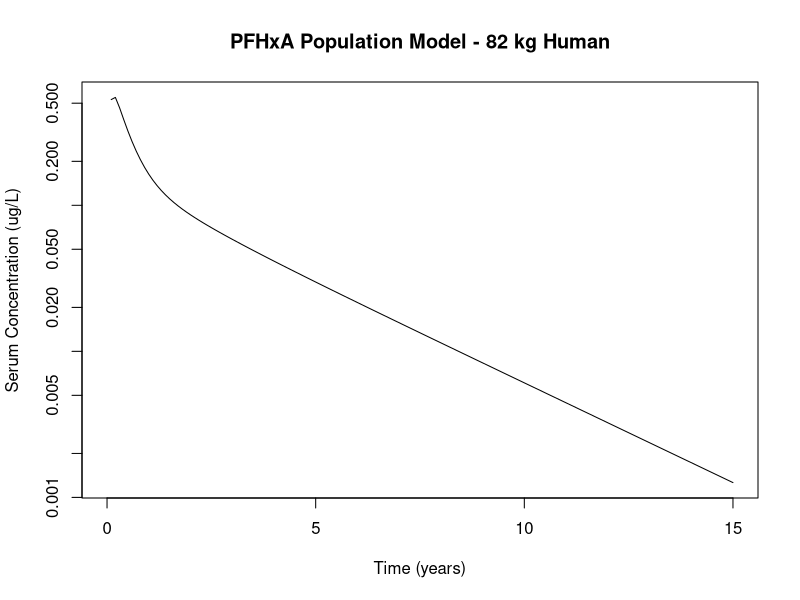
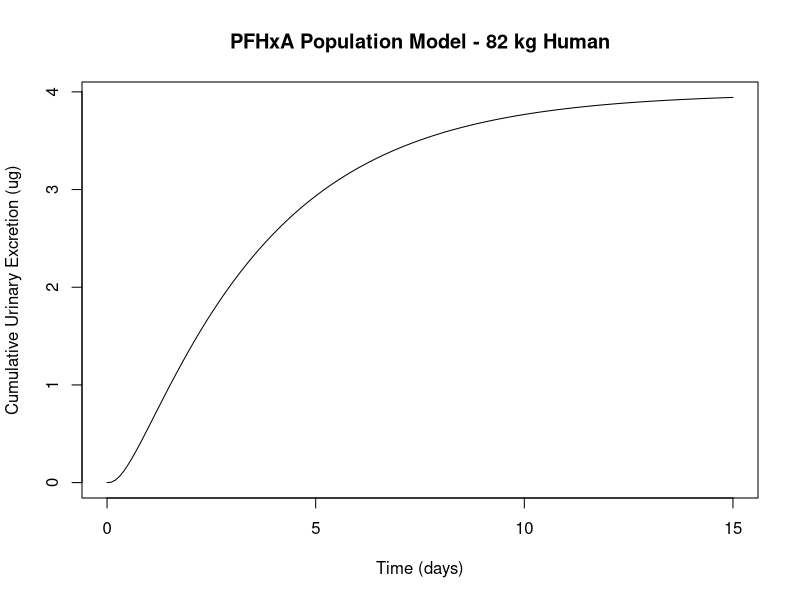

Reproduce these figures in R, in order.
library(deSolve)

#===============================================
# PFHxA Population PBK Model (Deterministic)
#===============================================
# This R implementation uses mean posterior estimates from the
# PFHxA single-dose model with plasma and urine data.
# Based on the Worley et al. PBK model structure.
#===============================================

create.params <- function(user_input){
  with( as.list(user_input),{
    # User input: BW(kg)

    #Initial time: hours
    if  (missing(time_scale) || is.na(time_scale)){
      time_scale <- 1/24
    }else if (time_scale == "minutes"){
      time_scale <- 60
    }else if (time_scale == "hours"){
      time_scale <- 1
    }else if (time_scale == "days"){
      time_scale <- 1/24
    }else if (time_scale == "weeks"){
      time_scale <- (1/24)/7
    }else if (time_scale == "months"){
      time_scale <- ((1/24)/30)
    }else if (time_scale == "years"){
      time_scale <- ((1/24)/365)
    }
    inv_time_scale <- 1/time_scale

    #Cardiac Output and Bloodflow (as fraction of cardiac output)
    QCC = 12.5*inv_time_scale #cardiac output in L/time_scale/kg^0.75; Brown 1997
    QLC = 0.25 #fraction blood flow to liver; Brown 1997
    QKC = 0.175 #fraction blood flow to kidney; Brown 1997.
    Htc = 0.44 #hematocrit for the rat; Davies 1993

    #Tissue Volumes
    VplasC = 0.0428 #fraction vol. of plasma (L/kg BW); Davies 1993
    VLC = 0.026 #fraction vol. of liver (L/kg BW); Brown 1997
    VKC = 0.004 #fraction vol. of kidney (L/kg BW); Brown 1997
    VfilC = 4e-4	#fraction vol. of filtrate (L/kg BW)
    VPTCC = 1.35e-4 #vol. of proximal tubule cells (L/g kidney) (60 million PTC cells/gram kidney, 1 PTC = 2250 um3)

    #Chemical Specific Parameters
    MW = 314.05	#PFHxA molecular mass (g/mol)

    Free = 0.038 #free fraction in plasma

    #Kidney Transport Parameters
    # Basolateral transporter parameters (from Worley model - OAT1/OAT3)
    Vmax_baso_invitro = 439.2 #Vmax of basolateral transporter (pmol/mg protein/min)
    Km_baso = 8952.96 #Km of basolateral transporter (ug/L) - PFHxA specific

    # Apical transporter parameters
    Vmax_apical_invitro = 37400 #Vmax of apical transporter (pmol/mg protein/min); base value from Worley model

    # ====================================================================
    # POSTERIOR MEAN ESTIMATES - TO BE FILLED IN BY USER
    # ====================================================================
    Km_apical = 72750.0  # Mean Km_apical from MCMC (ug/L) - REPLACE WITH POSTERIOR MEAN
    RAFbaso = 0.02883	# Mean RAFbaso from MCMC - REPLACE WITH POSTERIOR MEAN
    RAFapi = 1.41e-6	# Mean RAFapi from MCMC - REPLACE WITH POSTERIOR MEAN
    PC_scale = 0.1226  # PC scaling factor from MCMC - REPLACE WITH POSTERIOR MEAN

    protein = 2.0e-6	#amount of protein in proximal tubule cells (mg protein/proximal tubule cell)
    GFRC = 24.19*inv_time_scale	#glomerular filtration rate (L/time_scale/kg kidney)

    # ====================================================================
    # PFHxA PARTITION COEFFICIENTS - TO BE FILLED IN BY USER
    # ====================================================================
    # Values from PFAS_models/partition_coefficients_results.csv
    PL = 0.5279 #liver:blood partition coefficient - REPLACE WITH ACTUAL VALUE
    PK = 0.5141 #kidney:blood partition coefficient - REPLACE WITH ACTUAL VALUE
    PR = 0.3991 #rest of body:blood partition coefficient - REPLACE WITH ACTUAL VALUE (will be scaled by PC_scale)

    #Rate constants (from Worley model)
    kdif = 0.001*inv_time_scale	#diffusion rate from proximal tubule cells (L/time_scale)
    kabsc = 2.12*inv_time_scale	#rate of absorption of chemical from small intestine to liver (1/(time_scale*BW^-0.25))
    kunabsc = 7.06e-5*inv_time_scale	#rate of unabsorbed dose to appear in feces (1/(time_scale*BW^-0.25))
    GEC = 3.5*inv_time_scale #gastric emptying time (1/(time_scale*BW^-0.25))
    k0C = 1.0*inv_time_scale	#rate of uptake from the stomach into the liver (1/(time_scale*BW^-0.25))

    keffluxc = 0.1*inv_time_scale #rate of clearance from proximal tubule cells into blood (1/(time_scale*BW^-0.25))
    kbilec = 0.0001*inv_time_scale #biliary elimination rate; liver to feces storage (1/(time_scale*BW^-0.25))
    kurinec = 0.063*inv_time_scale #rate of urine elimination from urine storage (1/(time_scale*BW^-0.25))
    kvoid = 0.06974*inv_time_scale  #daily urine volume rate (L/time_scale)

    #Scaled Parameters
    #Cardiac output and blood flows
    QC = QCC*(BW^0.75)*(1-Htc)	#cardiac output in L/time_scale; adjusted for plasma
    QK = (QKC*QC)	#plasma flow to kidney (L/time_scale)
    QL = (QLC*QC)	#plasma flow to liver (L/time_scale)
    QR = QC - QK - QL 	#plasma flow to rest of body (L/time_scale)
    QBal = QC - (QK + QL + QR) #Balance check of blood flows; should equal zero

    #Tissue Volumes
    VPlas = VplasC*BW 	#volume of plasma (L)
    VK = VKC*BW 	#volume of kidney (L)
    MK = VK*1.0*1000	#mass of the kidney (g)
    VKb = VK*0.16	#volume of blood in the kidney (L); fraction blood volume of kidney (0.16) from Brown, 1997
    Vfil = VfilC*BW	#volume of filtrate (L)
    VL = VLC*BW	#volume of liver (L)
    ML = VL*1.05*1000	#mass of the liver (g)

    #Kidney Parameters
    PTC = VKC*1000*6e7	#number of PTC (cells/kg BW) (based on 60 million PTC/gram kidney, assuming density of 1 kg/L)
    VPTC = VK*1000*VPTCC	#volume of proximal tubule cells (L)
    MPTC = VPTC*1000 #mass of the proximal tubule cells (g) (assuming density 1 kg/L)
    VR = (0.93*BW) - VPlas - VPTC - Vfil - VL	#volume of remaining tissue (L);
    VBal = (0.93*BW) - (VR + VL + VPTC + Vfil + VPlas)	#Balance check of tissue volumes; should equal zero

    # Calculate Vmax with PFHxA molecular weight and estimated RAFapi
    Vmax_basoC = (Vmax_baso_invitro*RAFbaso*PTC*protein*60*(MW/1e12)*1e6)*inv_time_scale #Vmax of basolateral transporters (ug/time_scale/kg BW)
    Vmax_apicalC = (Vmax_apical_invitro*RAFapi*PTC*protein*60*(MW/1e12)*1e6)*inv_time_scale #Vmax of apical transporters (ug/time_scale/kg BW)
    Vmax_baso = Vmax_basoC*BW^0.75	#(ug/time_scale)
    Vmax_apical = Vmax_apicalC*BW^0.75	#(ug/time_scale)

    kbile = kbilec*BW^(-0.25)	#biliary elimination; liver to feces storage (/time_scale)
    kurine = kurinec*BW^(-0.25)	#urinary elimination, from filtrate (/time_scale)
    kefflux = keffluxc*BW^(-0.25)	#efflux clearance rate, from PTC to blood (/time_scale)
    GFR = GFRC*VK	#glomerular filtration rate, scaled to mass of kidney(in kg)(L/time_scale)

    #GI Tract Parameters
    kabs = kabsc*BW^(-0.25)	#rate of absorption of chemical from small intestine to liver (/time_scale)
    kunabs = kunabsc*BW^(-0.25)	#rate of unabsorbed dose to appear in feces (/time_scale)
    GE = GEC*BW^(-0.25)	#gastric emptying time (/time_scale)
    k0 = k0C*BW^(-0.25) 	#rate of uptake from the stomach into the liver (/time_scale)

    water_consumption <- 1.36 # L/time_scale

    # Apply PC_scale to rest of body partition coefficient
    PR_scaled = PR * PC_scale

    return(list( "Free" = Free, "QC" = QC, "QK" = QK, "QL" = QL, "QR" = QR,
                 "VPlas" = VPlas,
                 "VKb" = VKb, "Vfil" = Vfil, "VL" = VL, "VR" = VR, "ML" = ML,
                 "VPTC" = VPTC, "Vmax_baso" = Vmax_baso, "Vmax_apical" = Vmax_apical,
                 'kdif' = kdif, "Km_baso" = Km_baso, "Km_apical" = Km_apical,
                 "kbile" = kbile, "kurine" = kurine, "kefflux" = kefflux,
                 "GFR" = GFR, "kabs" = kabs, "kunabs" = kunabs, "GE" = GE, "k0" = k0,
                 "PL" = PL, "PK" = PK, "PR" = PR_scaled, "kvoid" = kvoid,
                 "ingestion" = ingestion, "ingestion_time" = ingestion_time,
                 "admin_dose" = admin_dose, "admin_time" = admin_time,
                 "exp_type" = exp_type
    ))

  })
}

#===============================================
#2. Function to create initial values for ODEs
#===============================================

create.inits <- function(parameters){
  with( as.list(parameters),{
    "AR" = 0; "Adif" = 0; "A_baso" = 0; "AKb" = 0;
    "ACl" = 0; "Aefflux" = 0;
    "A_apical" = 0; "APTC" = 0; "Afil" = 0;
    "Aurine" = 0; "AST" = 0;
    "AabsST" = 0; "ASI" = 0; "AabsSI" = 0; "Afeces" = 0;
    "AL" = 0; "Abile" = 0; "Aplas_free" = 0;
    "ingestion" = 0;

    return(c("AR" = AR, "Adif" = Adif, "A_baso" = A_baso, "AKb" = AKb,
             "ACl" = ACl, "Aefflux" = Aefflux,
             "A_apical" = A_apical, "APTC" = APTC, "Afil" = Afil,
             "Aurine" = Aurine, "AST" = AST,
             "AabsST" = AabsST, "ASI" = ASI, "AabsSI" = AabsSI, "Afeces" = Afeces,
             "AL" = AL, "Abile" = Abile, "Aplas_free" = Aplas_free,
             "ingestion" = ingestion))
  })
}

#===================
#3. Events function
#===================
create.events <- function(parameters){
  with(as.list(parameters), {

    if (exp_type == "continuous") {
      # Continuous exposure: set ingestion rates
      lingest <- length(ingestion)
      lingesttimes <- length(ingestion_time)

      # Check that ingestion and ingestion_time have equal length
      if (lingest != lingesttimes){
        stop("The times of ingestion rate change should be equal to the ingestion time vector")
      }

      # Set the ingestion rate at specified times
      events <- list(data = data.frame(
        var = "ingestion",
        time = ingestion_time,
        value = ingestion,
        method = "rep"
      ))

    } else if (exp_type == "bolus") {
      # Bolus dosing: add admin_dose to stomach (AST) at admin_time
      # This adds the specified dose directly to the stomach compartment
      events <- list(data = data.frame(
        var = "AST",
        time = admin_time,
        value = admin_dose,
        method = "add"
      ))

    } else {
      stop(paste("Unknown exp_type:", exp_type, ". Must be 'continuous' or 'bolus'."))
    }

    return(events)
  })
}

#==================
#4. Custom function
#==================
custom.func <- function(){
  return()
}

#==============
#5. ODEs System
#==============

ode.func <- function(time, inits, params, custom.func){
  with(as.list(c(inits,params)),{

    CR = AR/VR #concentration in rest of body (ug/L)
    CVR = CR/PR	#concentration in venous blood leaving the rest of the body (ug/L)
    CKb = AKb/VKb	#concentration in kidney blood (ug/L)
    CVK = CKb #/PK	#concentration in venous blood leaving kidney (ug/L)
    CPTC = APTC/VPTC	#concentration in PTC (ug/L)
    Cfil = Afil/Vfil	#concentration in filtrate (ug/L)
    CL = AL/VL	#concentration in the liver (ug/L)
    CLiver = AL/ML #	concentration in the liver (ug/g)
    CVL = CL/PL	#concentration in the venous blood leaving the liver (ug/L)
    CA_free = Aplas_free/VPlas		#concentration in plasma (ug/L)
    CA = CA_free/Free	#concentration of total PFHxA in plasma (ug/L)
    Curine = Aurine/kvoid

    # Rest of Body (Tis)
    dAR = QR*(CA-CVR)*Free	#rate of change in rest of body (ug/time_scale)

    #Kidney
    #Kidney Blood (Kb)
    dAdif = kdif*(CKb - CPTC)	#rate of diffusion from into the PTC (ug/time_scale)
    dA_baso = (Vmax_baso*CKb)/(Km_baso + CKb)
    dAKb = QK*(CA-CVK)*Free - CA*GFR*Free - dAdif - dA_baso #rate of change in kidney blood (ug/time_scale).
    dACl = CA*GFR*Free	#rate of clearance via glomerular filtration (ug/time_scale)

    #Proximal Tubule Cells (PTC)
    dAefflux = kefflux*APTC
    dA_apical = (Vmax_apical*Cfil)/(Km_apical + Cfil)
    dAPTC =  dAdif + dA_apical + dA_baso - dAefflux #rate of change in PTC(ug/time_scale)

    #Filtrate (Fil)
    dAfil = CA*GFR*Free - dA_apical - Afil*kurine	#rate of change in filtrate (ug/time_scale)

    #Urinary elimination
    dAurine = kurine*Afil	#rate of change in urine (ug/time_scale)

    #GI Tract (Absorption site of oral dose)
    #Stomach
    dAST=  ingestion - k0*AST - GE*AST	#rate of change in the stomach (ug/time_scale)
    dAabsST = k0*AST	#rate of absorption in the stomach (ug/time_scale)

    #Small Intestine
    dASI = GE*AST - kabs*ASI - kunabs*ASI	#rate of change in the small intestine (ug/time_scale)
    dAabsSI = kabs*ASI	#rate of absorption in the small intestine (ug/time_scale)

    total_oral_uptake = AabsSI + AabsST	#total oral uptake in the GI tract (ug)

    #Feces compartment
    dAfeces = kbile*AL + kunabs*ASI #rate of change in the feces compartment (ug/time_scale)

    #Liver
    dAL = QL*(CA-CVL)*Free - kbile*AL + kabs*ASI + k0*AST #rate of change in the liver (ug/time_scale)
    dAbile = kbile*AL
    amount_per_gram_liver = CLiver	#amount of PFHxA in liver per gram liver (ug/g)

    #Plasma compartment
    dAplas_free = (QR*CVR*Free) + (QK*CVK*Free) + (QL*CVL*Free) -
      (QC*CA*Free) + dAefflux  #rate of change in the plasma (ug/time_scale)

    dingestion = 0

    #Mass Balance Check
    Atissue = Aplas_free + AR + AKb + Afil + APTC + AL + AST + ASI 	#sum of mass in all compartments (ug)
    Aloss = Aurine + Afeces #sum of mass lost through urinary and fecal excretion (ug)
    Atotal = Atissue + Aloss 	#total mass; should equal total dose

    list(c("dAR" = dAR, "dAdif" = dAdif, "dA_baso" = dA_baso, "dAKb" = dAKb,
           "dACl" = dACl, "dAefflux" = dAefflux,
           "dA_apical" = dA_apical, "dAPTC" = dAPTC, "dAfil" = dAfil,
           "dAurine" = dAurine, "dAST" =dAST,
           "dAabsST" = dAabsST, "dASI" = dASI, "dAabsSI" = dAabsSI, "dAfeces" = dAfeces,
           "dAL" = dAL, "dAbile" = dAbile, "dAplas_free" = dAplas_free,
           "dingestion" = dingestion),
         "total_oral_uptake" = total_oral_uptake, "amount_per_gram_liver" = amount_per_gram_liver,
         "Atissue" = Atissue, "Aloss" = Aloss, "Atotal" = Atotal, "CR" =CR, "CVR" = CVR, "CKb" = CKb,
         "CVK" = CVK, "CPTC" = CPTC,
         "Cfil" = Cfil, "CL" = CL, "CVL" = CVL, "CA_free" = CA_free,
         "CA" = CA, "Cliver" = CL)

  })
}

#======================================
# Example Usage
#======================================
# Uncomment to test:

# user_input <- list(
#   'BW' = 82,
#   "ingestion" = c(1, 0),  # 1 ug/day for period, then 0 (elimination)
#   "ingestion_time" = c(0, 1),  # Exposure for 1 year, then elimination
#   "admin_dose" = 0,
#   "admin_time" = 0,
#   "exp_type" = "continuous",  # "continuous" or "bolus"
#   "time_scale" = "years"
# )

# For bolus dosing example:
user_input <- list(
  'BW' = 82,
  "ingestion" = 0,
  "ingestion_time" = 0,
  "admin_dose" = c(3.99),  # 3.99 ug bolus dose (Abraham 2024 study)
  "admin_time" = c(0),    # at time 0
  "exp_type" = "bolus",
  "time_scale" = "days"
)

params <- create.params(user_input)
inits <- create.inits(params)
events <- create.events(params)

times <- seq(0, 15, 0.1)
out <- ode(y = inits, times = times, func = ode.func, parms = params,
           events = events, method = "lsodes", atol = 1e-8, rtol = 1e-8)

plot(out[,"time"], out[,"CA"], type = 'l', log = 'y',
     xlab = 'Time (years)', ylab = 'Serum Concentration (ug/L)',
     main = 'PFHxA Population Model - 82 kg Human')

plot(out[,"time"], out[,"Aurine"], type = 'l',
     xlab = 'Time (days)', ylab = 'Cumulative Urinary Excretion (ug)',
     main = 'PFHxA Population Model - 82 kg Human')

# ====================
# Upload on Jaqpot
# ====================
# Subset of features to be displayed on the user interface
# Concentrations (ug/L)
# predicted.feats <- c("CR", "CVR", "CVK", "CPTC",
#                       "Cfil", "CL", "CVL", "CA_free", "CA",
#                      # Amounts/Masses (ug)
#                      "AR", "AKb", "APTC", "Afil", "AL", "Aplas_free", "AST", "ASI",
#                      "Aurine", "Afeces", "Abile",
#                      # Mass balance
#                      "Atissue", "Aloss", "Atotal")

# jaqpotr::deploy.pbpk(user.input = user_input,out.vars = predicted.feats,
# create.params = create.params,  create.inits = create.inits,
# create.events = create.events, custom.func = custom.func,
# envFile = "/Users/vassilis/Documents/GitHub/jaqpotpy/.env")
